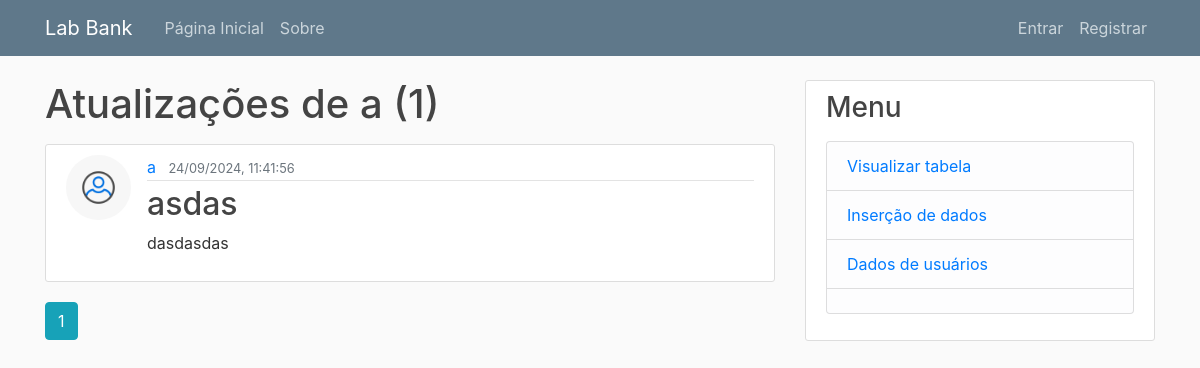
/user/a, run on an earlier commit of the app's database.
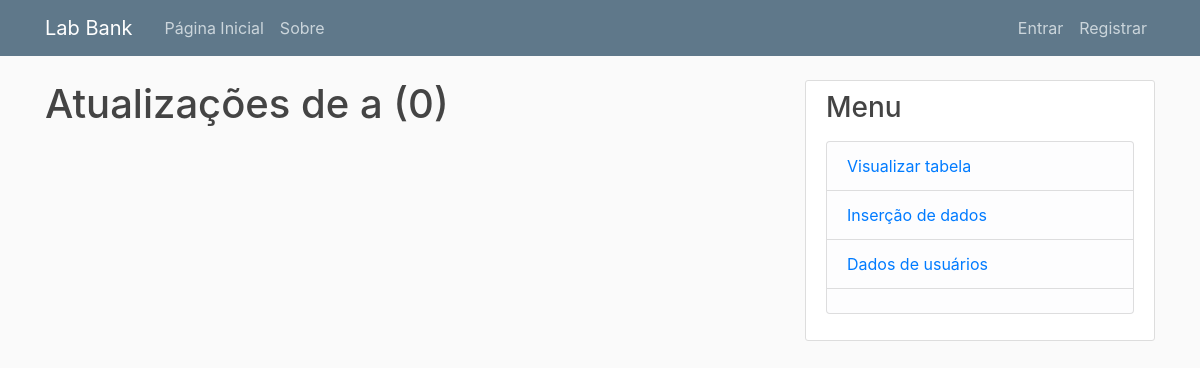
And on a later commit of the database.
### lab_bank/models.py (models this page shows, shortened)
class Post(db.Model):
    id = db.Column(db.Integer, primary_key=True)
    title = db.Column(db.String(100), nullable=False)
    date_posted = db.Column(db.DateTime, nullable=False, default=datetime.now(pytz.timezone('America/Sao_Paulo')))
    content = db.Column(db.Text, nullable=False)
    user_id = db.Column(db.Integer, db.ForeignKey('user.id'), nullable=False)

class User(db.Model, UserMixin):
    id = db.Column(db.Integer, primary_key=True)
    username = db.Column(db.String(100), unique=True, nullable=False)
    email = db.Column(db.String(200), unique=True, nullable=False)
    profile_picture = db.Column(db.String(20), nullable=False, default='default.jpg')
    password = db.Column(db.String(60))
    posts = db.relationship('Post', backref='author', lazy=True)
    subjects = db.relationship('Subject', backref='owner', lazy=True)

### lab_bank/users/routes.py (the view)
@users.route("/user/<string:username>")
def user_posts(username):
    page = request.args.get('page', 1, type = int)
    user = User.query.filter_by(username = username).first_or_404()
    posts = Post.query.filter_by(author = user).order_by(Post.date_posted.desc()).paginate(page = page, per_page = 7)
    return render_template('user_posts.html', user = user, title = f'Atualizações de {username}', posts = posts)  # mágica???

### lab_bank/templates/user_posts.html
{% extends 'layout.html' %}
{% block content %}
<h1 class = "mb-3"> Atualizações de {{ user.username }} ({{ posts.total }})</h1>
	{% for post in posts.items %}
		<article class="media content-section">
		<img class="rounded-circle article-img" src="{{ url_for('static', filename = 'profile_pictures/' + post.author.profile_picture) }}">
			<div class="media-body">
				<div class="article-metadata">
					<a class="mr-2" href="{{ url_for('users.user_posts', username = post.author.username) }}">{{ post.author.username }}</a>
					<small class="text-muted">{{ post.date_posted.strftime('%d/%m/%Y, %H:%M:%S') }}</small>
				</div>
				<h2>
					<a class="article-title" href="{{ url_for('posts.post', post_id = post.id) }}">{{ post.title }}</a>
				</h2>
				<p class="article-content">{{ post.content }}</p>
			</div>
		</article>
	{% endfor %}
	{% for page_num in posts.iter_pages() %}
		{%if page_num %}
			{%if posts.page == page_num %}
				<a class = "btn btn-info mb-4" href = "{{ url_for('users.user_posts', username = user.username, page = page_num) }}"> {{ page_num }} </a>
			{% else %}
				<a class = "btn btn-outline-info mb-4" href = "{{ url_for('users.user_posts', username = user.username, page = page_num) }}"> {{ page_num }} </a>
			{% endif %}
		{% else %}
			...
		{% endif %}
	{% endfor %}
{% endblock %}

What changed in the data, as far as the page shows it:
no longer on this page (row edited): Post: profile_picture (placeholder picture), author.username "a", date_posted "24/09/2024, 11:41:56", title "asdas", content "dasdasdas"
Also different on the page:
{{ posts.total }}: "1" → "0"
list line gone: "1"
